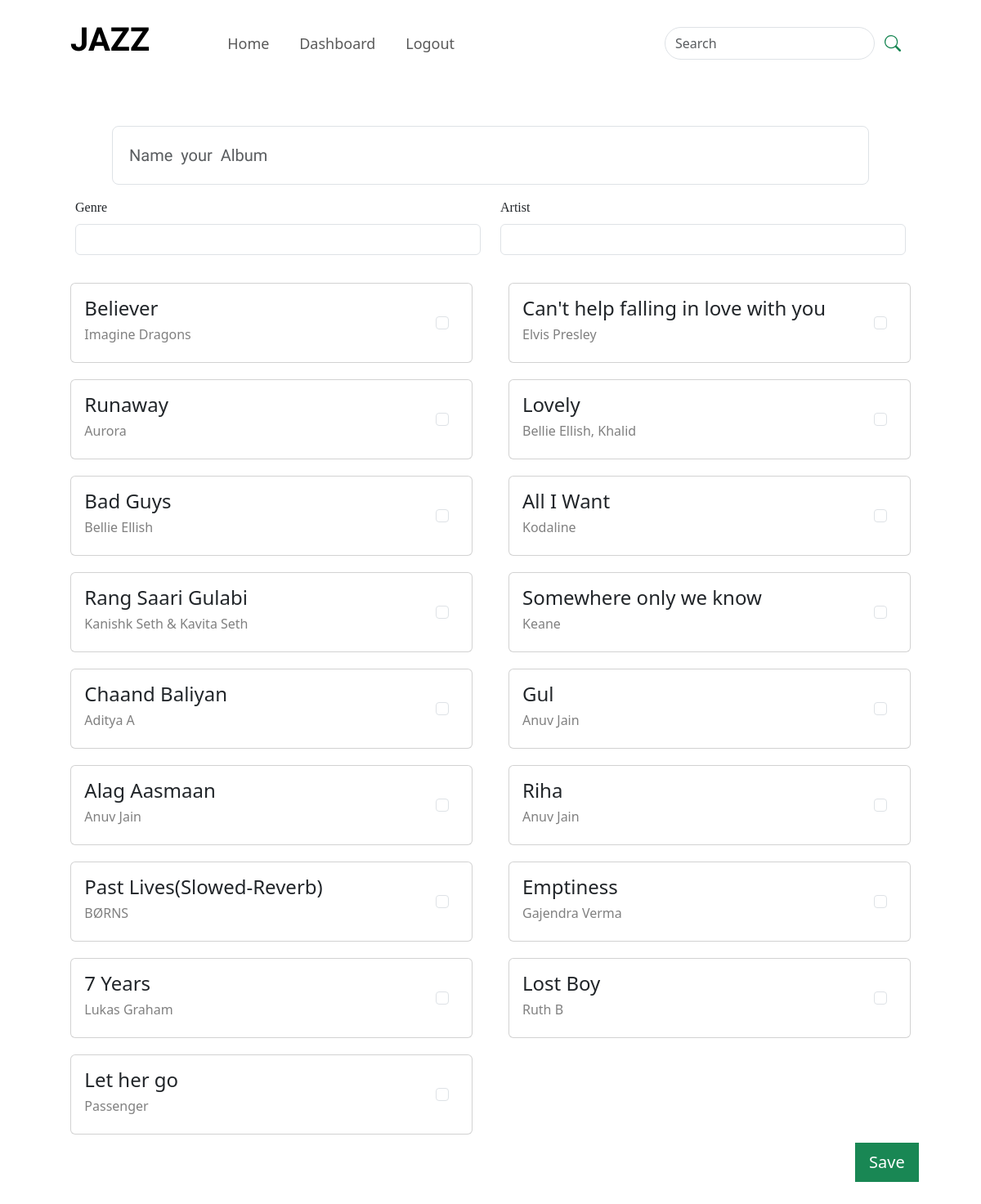
/album/create (signed in), run on the app's committed database.
### main.py (models this page shows)
class Song(db.Model):
    __tablename__='song'
    id = db.Column(db.Integer, primary_key=True, autoincrement=True)
    title = db.Column(db.String, nullable=False)
    singers = db.Column(db.String, nullable=False)
    date = db.Column(db.String, nullable=False)
    lyrics = db.Column(db.String(255))
    user_id = db.Column(db.Integer, db.ForeignKey('user.id'))
    album_id = db.Column(db.Integer, db.ForeignKey('album.id'))

### main.py (the view, shortened to what this page needs)
@app.route('/album/create',methods=['GET','POST'])
@login_required
@roles_required('creator')
def create_album():
    if request.method=='GET':
        query=text('select * from song where user_id={}'.format(current_user.id))
        songs=db.session.execute(query).fetchall()
        return render_template('album.html',songs=songs)

### templates/album.html (shortened to what this page needs)
<!doctype html>
<html lang="en">
<head>
    <link href="https://cdn.jsdelivr.net/npm/bootstrap@5.3.2/dist/css/bootstrap.min.css" rel="stylesheet"
>
</head>
<body>
    <div class="container" style="padding-bottom: 40px;">
        <div class="container">
            <nav class="navbar navbar-expand-lg" style="padding:20px;">
                <div class="container-fluid">
                    <a class="navbar-brand" href="#" style="font-family: Megrim;">
                        <h1 style="font-weight: bold; font-size: 250;">JAZZ</h1>
                    </a>
                    <div class="collapse navbar-collapse" id="navbarSupportedContent" style="margin-left: 50px;">
                        <ul class="navbar-nav me-auto mb-2 mb-lg-0">
                            {% if current_user.is_authenticated %}
                            <li class="nav-item" style="font-size: large;">
                                <a class="nav-link" aria-current="page" href="/">Home</a>
                            </li>
                            <li class="nav-item" style="font-size: large;">
                                <a class="nav-link" aria-current="page" href="/creator">Dashboard</a>
                            </li>
                            <li class="nav-item" style="font-size: large;">
                                <a class="nav-link" aria-current="page" href="/logout">Logout</a>
                            </li>
                            {% endif %}
                        </ul>
                        <form class="d-flex" role="search">
                            <input class="form-control " type="search" placeholder="Search" aria-label="Search"
                                style="border-radius: 60px;">
                            <button class="btn btn-outline-success" type="submit"
                                style="border: none; padding-bottom: 10px;border-radius: 50px;"></button>
                        </form>
                    </div>
                </div>
            </nav>
        </div>
        <br>
        {% if album %}
        <form action="/album/edit/{{album.id}}" method="POST">
            <div class="row">
                <div class="col-sm-1"></div>
                <div class="col-sm mb-3 input-group-lg" style="font-family: rock salt;width: 50%;">
                    <input style="padding: 20px;" type="text" name="name" class="form-control"
                        id="formGroupExampleInput" value="{{album.name}}">
                </div>
                <div class="col-sm-1"></div>
            </div>
               <div class="row" style="padding-left: 50px; padding-right: 50px;font-family: century gothic;;"  >
                <div class="col-sm-6" >
                    <label for="inputEmail4" class="form-label">Genre</label>
                    <input name="genre" value="{{album.genre}}" type="text" class="form-control" id="inputEmail4">
                  </div>
                  <div class="col-sm-6">
                    <label for="inputPassword4" class="form-label">Artist</label>
                    <input name="artist" value="{{album.artist}}" type="text" class="form-control" id="inputPassword4">
                  </div>
        </div>
            <br>
            <div class="container" style="width: 96%;">
                <div class="row">
                    {% for song in album_songs %}
                    <div class="col-sm-6">
                        <div class="card" style="margin: 10px;">
                            <div class="card-body">
                                <div class="row">
                                    <div class="col-sm-9">
                                        <h4>{{song.title}}</h4>
                                        <h6 style="color: grey;">{{song.singers}}</h6>
                                    </div>
                                    <div class="col-sm" style="padding-top: 17px;">
                                        <a href="{{url_for('delete_from_album',song_id=song.id, album_id=album.id)}}"
                                            style="text-decoration: none;">
                                            <svg xmlns="http://www.w3.org/2000/svg" width="20" height="20"
                                                fill="#dc3545" class="bi bi-trash3-fill" viewBox="0 0 16 16">
                                                <path
                                                    d="M11 1.5v1h3.5a.5.5 0 0 1 0 1h-.538l-.853 10.66A2 2 0 0 1 11.115 16h-6.23a2 2 0 0 1-1.994-1.84L2.038 3.5H1.5a.5.5 0 0 1 0-1H5v-1A1.5 1.5 0 0 1 6.5 0h3A1.5 1.5 0 0 1 11 1.5Zm-5 0v1h4v-1a.5.5 0 0 0-.5-.5h-3a.5.5 0 0 0-.5.5ZM4.5 5.029l.5 8.5a.5.5 0 1 0 .998-.06l-.5-8.5a.5.5 0 1 0-.998.06Zm6.53-.528a.5.5 0 0 0-.528.47l-.5 8.5a.5.5 0 0 0 .998.058l.5-8.5a.5.5 0 0 0-.47-.528ZM8 4.5a.5.5 0 0 0-.5.5v8.5a.5.5 0 0 0 1 0V5a.5.5 0 0 0-.5-.5Z" />
                                            </svg>
                                        </a>
                                        &nbsp;
                                        &nbsp;
                                        <a href="/watch/{{song.id}}"
                                            style="text-decoration: none;">
                                            <svg xmlns="http://www.w3.org/2000/svg" width="40" height="40" fill="black"
                                                class="bi bi-play-fill" viewBox="0 0 16 16">
                                                <path
                                                    d="m11.596 8.697-6.363 3.692c-.54.313-1.233-.066-1.233-.697V4.308c0-.63.692-1.01 1.233-.696l6.363 3.692a.802.802 0 0 1 0 1.393z" />
                                            </svg>
                                        </a>
                                    </div>
                                </div>
                            </div>
                        </div>
                    </div>
                    {% endfor %}
                </div>
                <br>
                <br>
                {% if songs!=[] %}
                <h4 style="font-family: century gothic; text-align: center;">Add more songs</h4>
                {% else %}
                <br>
                {% endif %}
                    <div class="row">
                    {% for song in songs %}
                    <div class="col-sm-6">
                        <div class="card" style="margin: 10px;">
                            <div class="card-body">
                                <div class="row">
                                    <div class="col-sm-11">
                                        <h4>{{song.title}}</h4>
                                        <h6 style="color: grey;">{{song.singers}}</h6>
                                    </div>
                                    <div class=" col-sm form-check" style="margin-top: 20px;">
                                        <input name="songs" class="form-check-input" type="checkbox" value="{{song.id}}"
                                            id="flexCheckDefault">
                                        <label class="form-check-label" for="flexCheckDefault">
                                        </label>
                                    </div>
                                </div>
                            </div>
                        </div>
                    </div>
                    {% endfor %}
                </div>
                <div class="row">
                    <div class="col-sm" style="text-align: end;font-size: larger;font-family: century gothic; ">
                        <button value="submit" type="submit" class="btn btn-success btn-lg"
                            style="border-radius: 0px;padding: .4%;">Save</button>
                        &nbsp;&nbsp;&nbsp;&nbsp;
                        <button class="btn btn-danger btn-lg" style="border-radius: 0px; padding: .1%;">
                            <a href="{{url_for('delete_album',album_id=album.id)}}"
                                style="text-decoration: none;color: white; font-size: larger;font-family: century gothic;">
                                Delete
                            </a>
                        </button>
                    </div>
                </div>
            </div>
        </form>
        {% else %}
        <br>
        <form action="/album/create" method="POST">
            <div class="row">
                <div class="col-sm-1"></div>
                <div class="col-sm mb-3 input-group-lg" style="font-family: rock salt;width: 50%;">
                    <input style="padding: 20px; color: grey;" type="text" name="name" class="form-control"
                        id="formGroupExampleInput" placeholder="Name&nbsp; your&nbsp; Album">
                </div>
                <div class="col-sm-1"></div>
            </div>
            <div class="row" style="padding-left: 50px; padding-right: 50px;font-family: century gothic;;"  >
                    <div class="col-sm-6" >
                        <label for="inputEmail4" class="form-label">Genre</label>
                        <input name="genre" type="text" class="form-control" id="inputEmail4">
                      </div>
                      <div class="col-sm-6">
                        <label for="inputPassword4" class="form-label">Artist</label>
                        <input name="artist" type="text" class="form-control" id="inputPassword4">
                      </div>
            </div>
            <br>
            <div class="container" style="width: 96%;">
                <div class="row">
                    {% for song in songs %}
                    <div class="col-sm-6">
                        <div class="card" style="margin: 10px;">
                            <div class="card-body">
                                <div class="row">
                                    <div class="col-sm-11">
                                        <h4>{{song.title}}</h4>
                                        <h6 style="color: grey;">{{song.singers}}</h6>
                                    </div>
                                    <div class=" col-sm form-check" style="margin-top: 20px;">
                                        <input name="songs" class="form-check-input" type="checkbox" value="{{song.id}}"
                                            id="flexCheckDefault">
                                    </div>
                                </div>
                            </div>
                        </div>
                    </div>
                    {% endfor %}
                </div>
                <div class="row">
                    <div class="col-sm" style="text-align: end;">
                        <button value="submit" type="submit" class="btn btn-success btn-lg"
                            style="border-radius: 0px;">Save</button>
                    </div>
                </div>
            </div>
        </form>
        {% endif %}
    </div>
</body>
</html>

### data on the page
Song: title "Believer", singers "Imagine Dragons"
Song: title "Can't help falling in love with you", singers "Elvis Presley"
Song: title "Runaway", singers "Aurora"
Song: title "Lovely", singers "Bellie Ellish, Khalid"
Song: title "Bad Guys", singers "Bellie Ellish"
Song: title "All I Want", singers "Kodaline"
Song: title "Rang Saari Gulabi", singers "Kanishk Seth & Kavita Seth"
Song: title "Somewhere only we know", singers "Keane"
Song: title "Chaand Baliyan", singers "Aditya A"
Song: title "Gul", singers "Anuv Jain"
Song: title "Alag Aasmaan", singers "Anuv Jain"
Song: title "Riha", singers "Anuv Jain"
Song: title "Past Lives(Slowed-Reverb)", singers "BØRNS"
Song: title "Emptiness", singers "Gajendra Verma"
Song: title "7 Years", singers "Lukas Graham"
Song: title "Lost Boy", singers "Ruth B"
Song: title "Let her go", singers "Passenger"
